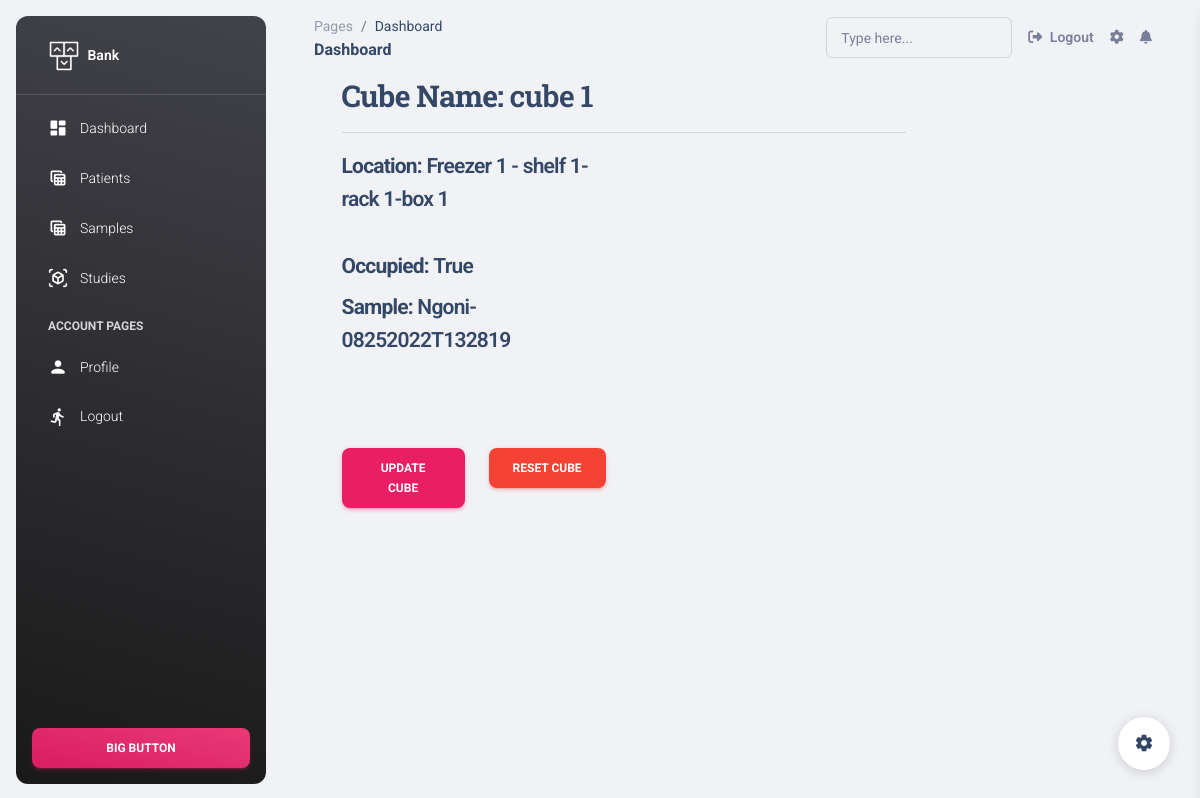
Screenshot of /1/details_cube/ with the database file from the repository.
### apps/home/models.py (models this page shows, shortened)
class Cube(models.Model):
    id = models.AutoField(primary_key=True)
    box = models.ForeignKey(Box, on_delete=models.CASCADE)
    occupied = models.BooleanField(default=False)
    sample = models.ForeignKey(Sample, blank=True,null=True,on_delete=models.CASCADE,related_name='mySample')
    name = models.CharField(max_length=200, default="cube 1")

class Box(models.Model):
    id = models.AutoField(primary_key=True)
    capacity = models.IntegerField()
    name = models.CharField(max_length=200,default="box 1")
    rack= models.ForeignKey(Rack, on_delete=models.CASCADE)
    def __str__(self) -> str:
        name = str(self.rack)+"-"+str(self.name)
        return name

class Rack(models.Model):
    id = models.AutoField(primary_key=True)
    capacity = models.IntegerField()
    name = models.CharField(max_length=100, default="rack 1")
    shelf = models.ForeignKey(Shelf, on_delete=models.CASCADE, default=1)
    def __str__(self) -> str:
        name = str(self.shelf)+"-"+str(self.name)
        return name

class Shelf(models.Model):
    id = models.AutoField(primary_key=True)
    capacity = models.IntegerField()
    name = models.CharField(max_length=200)
    racks = models.IntegerField()
    freezer = models.ForeignKey(Freezer, on_delete=models.CASCADE)
    def __str__(self) -> str:
        name = str(self.freezer)+" - "+str(self.name)
        return name

class Freezer(models.Model):
    id = models.AutoField(primary_key=True)
    capacity = models.IntegerField()
    name = models.CharField(max_length=200)
    shelves = models.IntegerField()
    def __str__(self) -> str:
        return self.name

class Sample(models.Model):
    name = models.CharField(max_length=100)
    study = models.ForeignKey(Study, on_delete=models.CASCADE)
    type = models.CharField(max_length=100)
    aliquoted = models.BooleanField(default=False)
    deleted = models.BooleanField(default=False)
    date_of_archive = models.CharField(max_length=200)
    patient = models.ForeignKey(Patient, on_delete=models.CASCADE)
    allocated = models.BooleanField(default=False)
    cube = models.ForeignKey('Cube',related_name='myCube', on_delete=models.CASCADE,null=True, blank=True)
    def __str__(self) -> str:
        return self.name

### apps/home/views.py (the view)
# urls.py: re_path(r'^(?P<cubeid>\d+)/details_cube/$',views.cubeDetails, name='cubeDetails'),
def cubeDetails(request,cubeid):
    cube = get_object_or_404(Cube, id=cubeid)
    context={'cube':cube}
    context['CubeTabActive'] = True
    return render(request, 'cubes/view_cube.html', context)

### apps/context_processors.py (called while the page is built)
def cfg_assets_root(request):
    return { 'ASSETS_ROOT' : settings.ASSETS_ROOT }

### apps/templates/cubes/view_cube.html (shortened to what this page needs)
{% extends 'layouts/base.html' %}
{% load humanize %}
{% block content %}
    <div style="margin-left: 6%;" class="row">
        <div class="col-md-offset-2 col-md-8">
            {% if cube %}
            <h3><b>Cube Name: </b>{{cube.name}}</h3><hr>
            <div class="row">
                <div class="col-md-6">
                <h4><small><b>Location: </b> {{cube.box|capfirst}}</h4><br>
                <h4><small><b>Occupied: </b> {{cube.occupied}}</h4>
                    {% if cube.occupied %}
                <h4><small><b>Sample: </b> {{cube.sample}}</h4>
                    {% endif %}
                </div>
            </div>
    <div style="margin-top: 15%;" class="row">
                    <div class="col-md-3">
                                    <a href="{% url 'edit_cube' cube.id %}" class="btn btn-primary pull-right">Update  Cube </a>
                                </div>
                                <div class="col-md-3">
                                    <a href="{% url 'reset_cube' cube.id %}" class="btn btn-danger pull-right">Reset  Cube</a>
                                </div>
        </div>
            {% else %}
                <h3>Not available</h3>
            {% endif %}
        </div>
    </div>
{% endblock %}

### rows the page displays
Cube: name "cube 1", box "Freezer 1 - shelf 1-rack 1-box 1", occupied "True", sample "Ngoni-08252022T132819"
